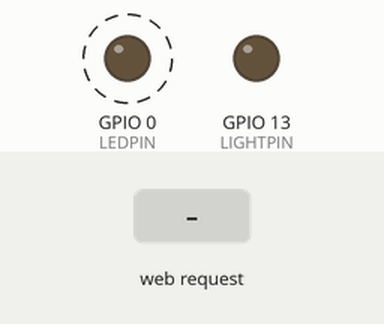
Bench run of a sketch on a simulated ESP8266 (NodeMCU). On the bench: output pins drawn as LEDs (lit = HIGH). Dashed ring = blinking. Inputs (shaded band) come from the test bench. WiFi joins after 1.5 s; servers stay silent unless stated; what the sketch prints to the serial monitor is not drawn.

Above: at 2.7 s.
2.8 s: HTTP request GET /on received
At 3.4 s:
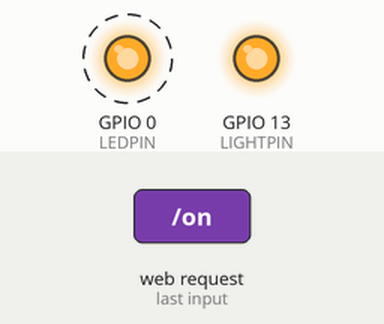
5.8 s: HTTP request GET /off received
At 6.4 s:
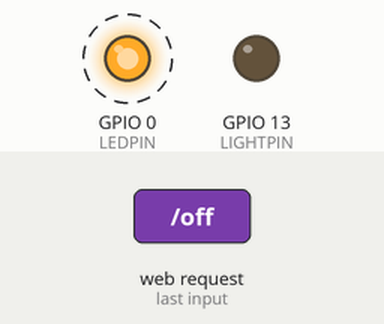
Timing chart, 0 to 14.8 s (numbered marks = the images above; inputs shaded):
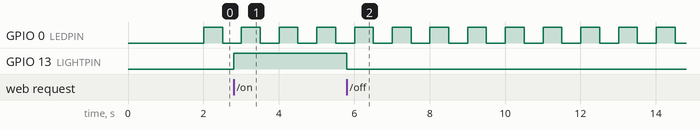

Measured:
- after the input at 2.8 s, GPIO 13 (LIGHTPIN): LOW → HIGH at once
- after the input at 5.8 s, GPIO 13 (LIGHTPIN): HIGH → LOW at once
- by itself, GPIO 0 (LEDPIN): alternates HIGH for 0.50 s and LOW for 0.50 s

The sketch:

WIFILightSwitch.ino
```cpp
  #include <ESP8266WiFi.h>
  #include <WiFiClient.h>
  #include <ESP8266WebServer.h>
  #define LIGHTPIN 13
  #define LEDPIN 0

  const char* ssid     = "Robostorm";
  const char* password = "r0b0tic$";

  ESP8266WebServer server(80);

  unsigned long time = 0;
  unsigned long old = 0;
  boolean ledState = false;

  String rootPage = "<html><head><style>button{width: 100%;font-size: 10em;}</style></head><body><form action='/on'><button>ON</button></form><form action='/off'><button>OFF</button></form></body></html>";

  void setup(void) {
    // You can open the Arduino IDE Serial Monitor window to see what the code is doing
    Serial.begin(115200);  // Serial connection from ESP-01 via 3.3v console cable

    pinMode(LIGHTPIN, OUTPUT);
    pinMode(LEDPIN, OUTPUT);

    // Connect to WiFi network
    WiFi.begin(ssid, password);
    Serial.print("\n\r \n\rWorking to connect");

    // Wait for connection
    while (WiFi.status() != WL_CONNECTED) {
      delay(500);
      Serial.print(".");
    }
    Serial.println("");
    Serial.println("Light Switch Server");
    Serial.print("Connected to ");
    Serial.println(ssid);
    Serial.print("IP address: ");
    Serial.println(WiFi.localIP());

    server.on("/", [](){  // if you add this subdirectory to your webserver call, you get text below :)
      server.send(200, "text/html", rootPage);            // send to someones browser when asked
    });

    server.on("/on", [](){  // if you add this subdirectory to your webserver call, you get text below :)
      digitalWrite(LIGHTPIN, HIGH);
      server.send(200, "text/html", rootPage);            // send to someones browser when asked
    });

    server.on("/off", [](){  // if you add this subdirectory to your webserver call, you get text below :)
      digitalWrite(LIGHTPIN, LOW);
      server.send(200, "text/html", rootPage);               // send to someones browser when asked
    });

    server.begin();
    Serial.println("HTTP server started");
    time = millis();
    old = time;
  }

  void loop(void) {
    time = millis();
    server.handleClient();
    if(time - old >= 500) {
      if(ledState) {
        digitalWrite(LEDPIN, LOW);
        ledState = !ledState;
      } else {
        digitalWrite(LEDPIN, HIGH);
        ledState = !ledState;
      }
      old = time;
    }
  }
```
